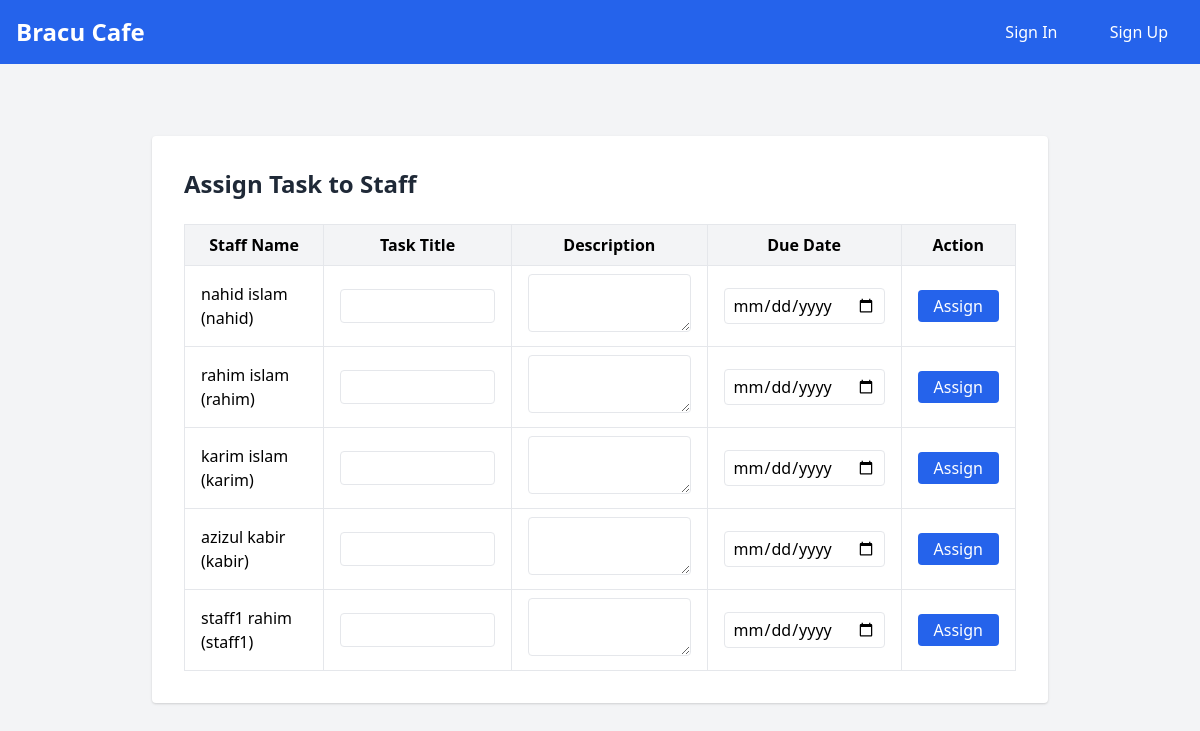
Page /assign_task on the committed database.
### app/models/models.py (models this page shows, shortened)
class Staff(db.Model):
    id = db.Column(db.Integer, primary_key=True)
    first_name = db.Column(db.String(50), nullable=False)
    last_name = db.Column(db.String(50), nullable=False)
    username = db.Column(db.String(80), unique=True, nullable=False)
    password_hash = db.Column(db.String(128), nullable=False)
    status = db.Column(db.String(10), default='pending', nullable=False)
    created_at = db.Column(db.DateTime, default=datetime.utcnow)

### app/controllers/routes.py (the view, shortened to what this page needs)
@routes_bp.route('/assign_task', methods=['GET', 'POST'])
def assign_task():
    staff_list = Staff.query.filter(Staff.status.ilike('approved')).all()
    return render_template('assign_task.html', staff_list=staff_list)

### app/templates/assign_task.html (shortened to what this page needs)
{% extends 'base.html' %}
{% block content %}
<div class="max-w-4xl mx-auto mt-10 bg-white p-8 rounded shadow">
    <h2 class="text-2xl font-bold mb-6 text-gray-800">Assign Task to Staff</h2>
    <table class="w-full table-auto border border-gray-300">
        <thead class="bg-gray-100">
            <tr>
                <th class="px-4 py-2 border">Staff Name</th>
                <th class="px-4 py-2 border">Task Title</th>
                <th class="px-4 py-2 border">Description</th>
                <th class="px-4 py-2 border">Due Date</th>
                <th class="px-4 py-2 border">Action</th>
            </tr>
        </thead>
        <tbody>
            {% for staff in staff_list %}
            <tr class="border-t">
                <form action="{{ url_for('routes.assign_task') }}" method="POST">
                    <td class="px-4 py-2 border font-medium">
                        {{ staff.first_name }} {{ staff.last_name }} ({{ staff.username }})
                    </td>
                    <td class="px-4 py-2 border">
                        <input type="text" name="title" required class="w-full border rounded px-2 py-1">
                    </td>
                    <td class="px-4 py-2 border">
                        <textarea name="description" rows="2" class="w-full border rounded px-2 py-1"></textarea>
                    </td>
                    <td class="px-4 py-2 border">
                        <input type="date" name="due_date" class="w-full border rounded px-2 py-1">
                    </td>
                    <td class="px-4 py-2 border text-center">
                        <button type="submit" class="bg-blue-600 text-white px-4 py-1 rounded hover:bg-blue-700">
                            Assign
                        </button>
                    </td>
                </form>
            </tr>
            {% endfor %}
        </tbody>
    </table>
</div>
{% endblock %}

### rows in the picture
Staff: first_name "nahid", last_name "islam", username "nahid"
Staff: first_name "rahim", last_name "islam", username "rahim"
Staff: first_name "karim", last_name "islam", username "karim"
Staff: first_name "azizul", last_name "kabir", username "kabir"
Staff: first_name "staff1", last_name "rahim", username "staff1"
